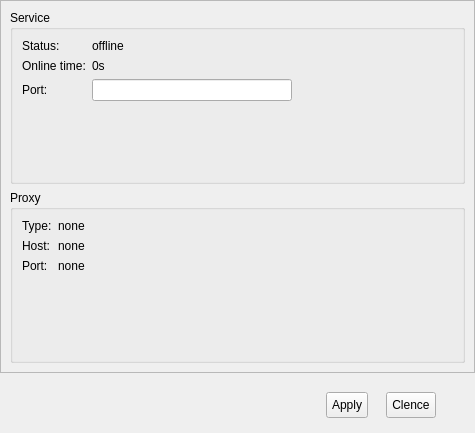
<?xml version="1.0" encoding="UTF-8"?>
<ui version="4.0">
 <class>ServerInfoPage</class>
 <widget class="QWidget" name="ServerInfoPage">
  <property name="geometry">
   <rect>
    <x>0</x>
    <y>0</y>
    <width>475</width>
    <height>433</height>
   </rect>
  </property>
  <property name="sizePolicy">
   <sizepolicy hsizetype="Maximum" vsizetype="Maximum">
    <horstretch>0</horstretch>
    <verstretch>0</verstretch>
   </sizepolicy>
  </property>
  <property name="windowTitle">
   <string>Form</string>
  </property>
  <property name="styleSheet">
   <string notr="true"/>
  </property>
  <layout class="QFormLayout" name="formLayout_2">
   <property name="horizontalSpacing">
    <number>0</number>
   </property>
   <property name="verticalSpacing">
    <number>0</number>
   </property>
   <property name="leftMargin">
    <number>0</number>
   </property>
   <property name="topMargin">
    <number>0</number>
   </property>
   <property name="rightMargin">
    <number>0</number>
   </property>
   <property name="bottomMargin">
    <number>0</number>
   </property>
   <item row="0" column="1">
    <widget class="QFrame" name="frame">
     <property name="sizePolicy">
      <sizepolicy hsizetype="Expanding" vsizetype="Expanding">
       <horstretch>0</horstretch>
       <verstretch>0</verstretch>
      </sizepolicy>
     </property>
     <property name="styleSheet">
      <string notr="true"/>
     </property>
     <layout class="QGridLayout" name="gridLayout">
      <property name="leftMargin">
       <number>0</number>
      </property>
      <property name="topMargin">
       <number>0</number>
      </property>
      <property name="rightMargin">
       <number>0</number>
      </property>
      <property name="bottomMargin">
       <number>6</number>
      </property>
      <property name="horizontalSpacing">
       <number>0</number>
      </property>
      <property name="verticalSpacing">
       <number>10</number>
      </property>
      <item row="0" column="0" colspan="3">
       <widget class="QScrollArea" name="scrollArea">
        <property name="styleSheet">
         <string notr="true"/>
        </property>
        <property name="frameShape">
         <enum>QFrame::StyledPanel</enum>
        </property>
        <property name="frameShadow">
         <enum>QFrame::Sunken</enum>
        </property>
        <property name="lineWidth">
         <number>1</number>
        </property>
        <property name="widgetResizable">
         <bool>true</bool>
        </property>
        <widget class="QWidget" name="scrollAreaWidgetContents">
         <property name="geometry">
          <rect>
           <x>0</x>
           <y>0</y>
           <width>473</width>
           <height>366</height>
          </rect>
         </property>
         <layout class="QVBoxLayout" name="verticalLayout">
          <item>
           <widget class="QGroupBox" name="groupBox_3">
            <property name="title">
             <string>Service</string>
            </property>
            <layout class="QFormLayout" name="formLayout">
             <item row="0" column="0">
              <widget class="QLabel" name="label">
               <property name="text">
                <string>Status:</string>
               </property>
              </widget>
             </item>
             <item row="0" column="1">
              <widget class="QLabel" name="label_server_status">
               <property name="text">
                <string>offline</string>
               </property>
              </widget>
             </item>
             <item row="1" column="0">
              <widget class="QLabel" name="label_3">
               <property name="text">
                <string>Online time:</string>
               </property>
              </widget>
             </item>
             <item row="1" column="1">
              <widget class="QLabel" name="label_online_time">
               <property name="text">
                <string>0s</string>
               </property>
              </widget>
             </item>
             <item row="2" column="0">
              <widget class="QLabel" name="label_4">
               <property name="text">
                <string>Port:</string>
               </property>
              </widget>
             </item>
             <item row="2" column="1">
              <widget class="QLineEdit" name="server_port_edit">
               <property name="maximumSize">
                <size>
                 <width>200</width>
                 <height>16777215</height>
                </size>
               </property>
               <property name="text">
                <string/>
               </property>
              </widget>
             </item>
            </layout>
           </widget>
          </item>
          <item>
           <widget class="QGroupBox" name="groupBox_2">
            <property name="styleSheet">
             <string notr="true"/>
            </property>
            <property name="title">
             <string>Proxy</string>
            </property>
            <layout class="QFormLayout" name="formLayout_3">
             <item row="0" column="0">
              <widget class="QLabel" name="label_10">
               <property name="text">
                <string>Type:</string>
               </property>
              </widget>
             </item>
             <item row="1" column="0">
              <widget class="QLabel" name="label_7">
               <property name="text">
                <string>Host:</string>
               </property>
              </widget>
             </item>
             <item row="2" column="0">
              <widget class="QLabel" name="label_9">
               <property name="text">
                <string>Port:</string>
               </property>
              </widget>
             </item>
             <item row="0" column="1">
              <widget class="QLabel" name="label_11">
               <property name="text">
                <string>none</string>
               </property>
              </widget>
             </item>
             <item row="1" column="1">
              <widget class="QLabel" name="label_8">
               <property name="text">
                <string>none</string>
               </property>
              </widget>
             </item>
             <item row="2" column="1">
              <widget class="QLabel" name="label_12">
               <property name="text">
                <string>none</string>
               </property>
              </widget>
             </item>
            </layout>
           </widget>
          </item>
         </layout>
        </widget>
       </widget>
      </item>
      <item row="1" column="2">
       <layout class="QHBoxLayout" name="horizontalLayout">
        <item>
         <widget class="QPushButton" name="pushButton">
          <property name="sizePolicy">
           <sizepolicy hsizetype="Fixed" vsizetype="Fixed">
            <horstretch>0</horstretch>
            <verstretch>0</verstretch>
           </sizepolicy>
          </property>
          <property name="styleSheet">
           <string notr="true">margin: 9px; padding: 5px</string>
          </property>
          <property name="text">
           <string>Apply</string>
          </property>
         </widget>
        </item>
        <item alignment="Qt::AlignLeft">
         <widget class="QPushButton" name="pushButton_2">
          <property name="sizePolicy">
           <sizepolicy hsizetype="Fixed" vsizetype="Fixed">
            <horstretch>0</horstretch>
            <verstretch>0</verstretch>
           </sizepolicy>
          </property>
          <property name="styleSheet">
           <string notr="true">margin: 9px; padding: 5px</string>
          </property>
          <property name="text">
           <string>Clence</string>
          </property>
         </widget>
        </item>
       </layout>
      </item>
     </layout>
    </widget>
   </item>
  </layout>
 </widget>
 <resources/>
 <connections/>
</ui>
